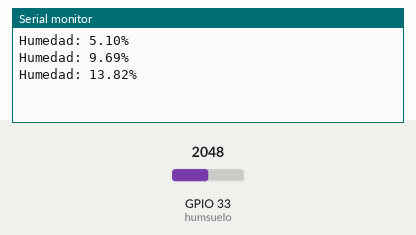
A sketch run on a simulated ESP32. Shown: the last lines printed to the serial monitor. The inputs (shaded band) are chosen by the test bench; at power-on: GPIO 33 (humsuelo) = 2048.

Above: at 1.8 s.
1.9 s: GPIO 33 (humsuelo) set to 2866
At 2.4 s:
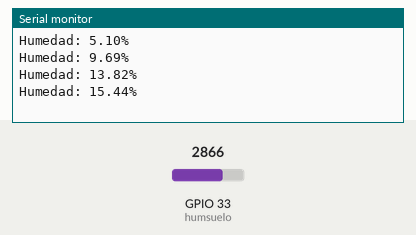
3.4 s: GPIO 33 (humsuelo) set to 3603
At 3.81 s:
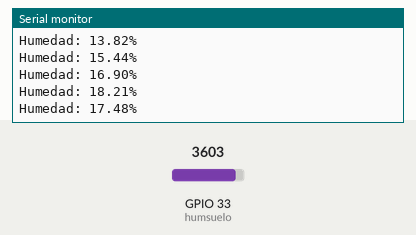
Timing chart, 0 to 6.4 s (numbered marks = the images above; inputs shaded):
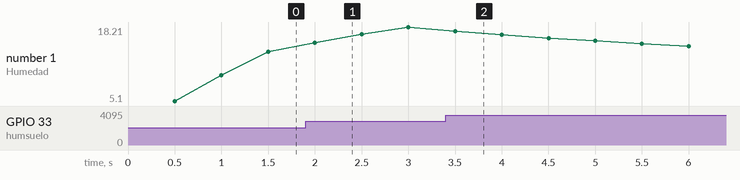

Measured:
- after the input at 1.9 s, the serial monitor: prints a new line after 0.10 s (image 1)
- after the input at 3.4 s, the serial monitor: prints a new line after 0.10 s (image 2)
- plotted number 1: 13.82 → 18.21 after the input at 1.9 s, 18.21 → 12.48 after the input at 3.4 s

The sketch:

Sensorhumedad.ino
```cpp
const int humsuelo = 33;
int valHumsuelo;
float humedadSuavizada = 0.0;
float factorSuavizado = 0.1; // Entre 0 (cambio lento) y 1 (cambio rápido)
unsigned long tiempoAnterior = 0;
const long intervalo = 500; // Intervalo de 500 ms

void setup() {
  Serial.begin(115200);
  pinMode(humsuelo, INPUT);
}

void loop() {
  // Obtén el tiempo actual
  unsigned long tiempoActual = millis();

  // Verifica si ha pasado el intervalo deseado
  if (tiempoActual - tiempoAnterior >= intervalo) {
    // Actualiza el tiempoAnterior
    tiempoAnterior = tiempoActual;

    // Lee el valor analógico y lo mapea a un porcentaje de humedad
    valHumsuelo = map(analogRead(humsuelo), 4092, 0, 0, 100);
    valHumsuelo = valHumsuelo * (100.0 / 95);
    if (valHumsuelo > 100) {
    valHumsuelo = 100;
}
    // Suaviza el valor de la humedad utilizando un filtro exponencial
    humedadSuavizada = (factorSuavizado * valHumsuelo) + ((1 - factorSuavizado) * humedadSuavizada);

    // Imprime la humedad suavizada en el monitor serie
    Serial.print("Humedad: ");
    Serial.print(humedadSuavizada);
    Serial.println("%");
  }
}
```
